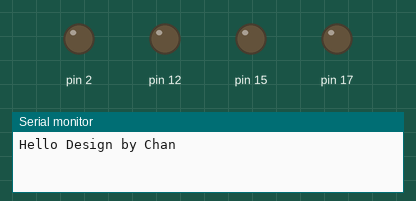
Simulated run of this sketch. Board: Arduino Uno, built with avr-gcc and run on an emulated ATmega328P. Parts: output pins drawn as LEDs (lit = HIGH), the last lines printed to the serial monitor.

Above: at 0.5 s.
At 2.0 s:
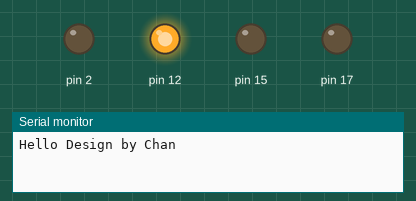
At 4.0 s:
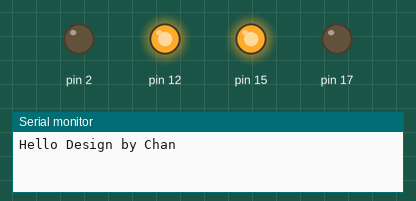
At 6.0 s:
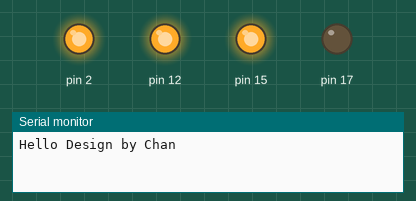
At 8.5 s:
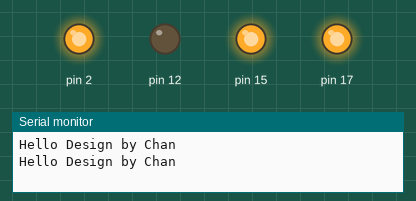
At 9.5 s:
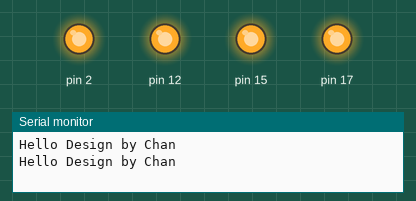
Timing chart, 0 to 10.4 s (numbered marks = the images above):
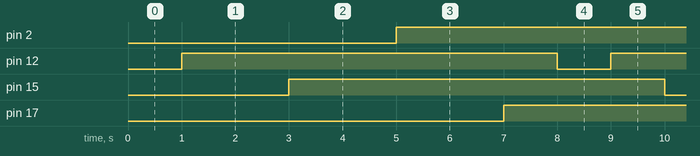

Measured:
- by itself, pin 2, pin 12, pin 15, pin 17: alternates HIGH for 7.0 s and LOW for 1.0 s

The sketch:

Struct1.ino
```cpp
struct LED{
  String name;
  int iot = 12;
  int ntp = 15;
  int wifi = 2;
  int bt = 17;
};
struct LED led1;

void setup() {
  Serial.begin(9600);
  pinMode(led1.iot, OUTPUT);
  pinMode(led1.ntp, OUTPUT);
  pinMode(led1.wifi, OUTPUT);
  pinMode(led1.bt, OUTPUT);
  led1.name = "Design by Chan";

}

void loop() {
  Serial.println("Hello " + led1.name);
  digitalWrite(led1.iot, LOW);
  delay(1000);
  digitalWrite(led1.iot, HIGH);
  delay(1000);
  digitalWrite(led1.ntp, LOW);
  delay(1000);
  digitalWrite(led1.ntp, HIGH);
  delay(1000);
  digitalWrite(led1.wifi, LOW);
  delay(1000);
  digitalWrite(led1.wifi, HIGH);
  delay(1000);
  digitalWrite(led1.bt, LOW);
  delay(1000);
  digitalWrite(led1.bt, HIGH);
  delay(1000);

}
```
